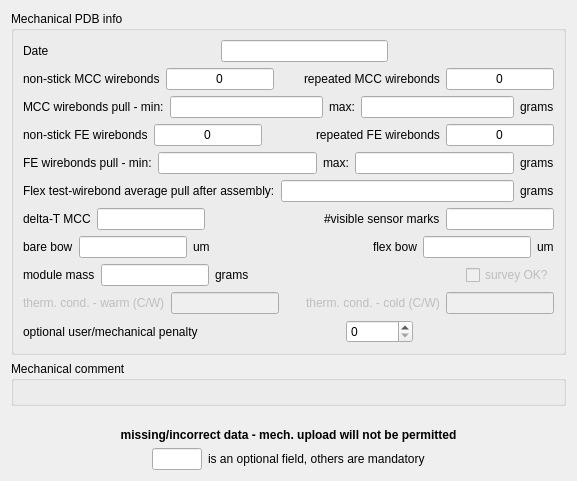
       <widget class="QWidget" name="TabPage" >
        <attribute name="title" >
         <string>Mechanical</string>
        </attribute>
        <layout class="QVBoxLayout" >
         <item>
          <layout class="QVBoxLayout" >
           <item>
            <widget class="Q3GroupBox" name="mechPDB" >
             <property name="title" >
              <string>Mechanical PDB info</string>
             </property>
             <layout class="QVBoxLayout" >
              <item>
               <layout class="QVBoxLayout" >
                <item>
                 <layout class="QHBoxLayout" >
                  <item>
                   <widget class="QLabel" name="textLabel1_3" >
                    <property name="text" >
                     <string>Date</string>
                    </property>
                    <property name="wordWrap" >
                     <bool>false</bool>
                    </property>
                   </widget>
                  </item>
                  <item>
                   <spacer name="spacer23" >
                    <property name="orientation" >
                     <enum>Qt::Horizontal</enum>
                    </property>
                    <property name="sizeType" >
                     <enum>QSizePolicy::Expanding</enum>
                    </property>
                    <property name="sizeHint" stdset="0" >
                     <size>
                      <width>101</width>
                      <height>21</height>
                     </size>
                    </property>
                   </spacer>
                  </item>
                  <item>
                   <widget class="QLineEdit" name="mechDate" >
                    <property name="text" >
                     <string/>
                    </property>
                    <property name="maxLength" >
                     <number>12</number>
                    </property>
                    <property name="alignment" >
                     <set>Qt::AlignHCenter</set>
                    </property>
                   </widget>
                  </item>
                  <item>
                   <spacer name="spacer24" >
                    <property name="orientation" >
                     <enum>Qt::Horizontal</enum>
                    </property>
                    <property name="sizeType" >
                     <enum>QSizePolicy::Expanding</enum>
                    </property>
                    <property name="sizeHint" stdset="0" >
                     <size>
                      <width>81</width>
                      <height>21</height>
                     </size>
                    </property>
                   </spacer>
                  </item>
                 </layout>
                </item>
                <item>
                 <layout class="QHBoxLayout" >
                  <item>
                   <layout class="QHBoxLayout" >
                    <item>
                     <widget class="QLabel" name="nonstMCCLabel" >
                      <property name="text" >
                       <string>non-stick MCC wirebonds</string>
                      </property>
                      <property name="wordWrap" >
                       <bool>false</bool>
                      </property>
                     </widget>
                    </item>
                    <item>
                     <widget class="QLineEdit" name="nonstMCCWire" >
                      <property name="text" >
                       <string>0</string>
                      </property>
                      <property name="maxLength" >
                       <number>12</number>
                      </property>
                      <property name="alignment" >
                       <set>Qt::AlignHCenter</set>
                      </property>
                     </widget>
                    </item>
                   </layout>
                  </item>
                  <item>
                   <spacer name="spacer22" >
                    <property name="orientation" >
                     <enum>Qt::Horizontal</enum>
                    </property>
                    <property name="sizeType" >
                     <enum>QSizePolicy::Expanding</enum>
                    </property>
                    <property name="sizeHint" stdset="0" >
                     <size>
                      <width>21</width>
                      <height>20</height>
                     </size>
                    </property>
                   </spacer>
                  </item>
                  <item>
                   <layout class="QHBoxLayout" >
                    <item>
                     <widget class="QLabel" name="repMCCLabel" >
                      <property name="text" >
                       <string>repeated MCC wirebonds</string>
                      </property>
                      <property name="wordWrap" >
                       <bool>false</bool>
                      </property>
                     </widget>
                    </item>
                    <item>
                     <widget class="QLineEdit" name="repMCCWire" >
                      <property name="text" >
                       <string>0</string>
                      </property>
                      <property name="maxLength" >
                       <number>12</number>
                      </property>
                      <property name="alignment" >
                       <set>Qt::AlignHCenter</set>
                      </property>
                     </widget>
                    </item>
                   </layout>
                  </item>
                 </layout>
                </item>
                <item>
                 <layout class="QHBoxLayout" >
                  <item>
                   <widget class="QLabel" name="pMCCminLabel" >
                    <property name="text" >
                     <string>MCC wirebonds pull - min:</string>
                    </property>
                    <property name="wordWrap" >
                     <bool>false</bool>
                    </property>
                   </widget>
                  </item>
                  <item>
                   <widget class="QLineEdit" name="pullMCCmin" >
                    <property name="text" >
                     <string/>
                    </property>
                    <property name="maxLength" >
                     <number>12</number>
                    </property>
                    <property name="alignment" >
                     <set>Qt::AlignHCenter</set>
                    </property>
                   </widget>
                  </item>
                  <item>
                   <widget class="QLabel" name="pMCCmaxLabel" >
                    <property name="text" >
                     <string>max:</string>
                    </property>
                    <property name="wordWrap" >
                     <bool>false</bool>
                    </property>
                   </widget>
                  </item>
                  <item>
                   <widget class="QLineEdit" name="pullMCCmax" >
                    <property name="text" >
                     <string/>
                    </property>
                    <property name="maxLength" >
                     <number>12</number>
                    </property>
                    <property name="alignment" >
                     <set>Qt::AlignHCenter</set>
                    </property>
                   </widget>
                  </item>
                  <item>
                   <widget class="QLabel" name="pMCCunit" >
                    <property name="text" >
                     <string>grams</string>
                    </property>
                    <property name="wordWrap" >
                     <bool>false</bool>
                    </property>
                   </widget>
                  </item>
                 </layout>
                </item>
                <item>
                 <layout class="QHBoxLayout" >
                  <item>
                   <layout class="QHBoxLayout" >
                    <item>
                     <widget class="QLabel" name="nstFELabel" >
                      <property name="text" >
                       <string>non-stick FE wirebonds</string>
                      </property>
                      <property name="wordWrap" >
                       <bool>false</bool>
                      </property>
                     </widget>
                    </item>
                    <item>
                     <widget class="QLineEdit" name="nonstFEWire" >
                      <property name="text" >
                       <string>0</string>
                      </property>
                      <property name="maxLength" >
                       <number>12</number>
                      </property>
                      <property name="alignment" >
                       <set>Qt::AlignHCenter</set>
                      </property>
                     </widget>
                    </item>
                   </layout>
                  </item>
                  <item>
                   <spacer name="spacer25" >
                    <property name="orientation" >
                     <enum>Qt::Horizontal</enum>
                    </property>
                    <property name="sizeType" >
                     <enum>QSizePolicy::Expanding</enum>
                    </property>
                    <property name="sizeHint" stdset="0" >
                     <size>
                      <width>21</width>
                      <height>21</height>
                     </size>
                    </property>
                   </spacer>
                  </item>
                  <item>
                   <layout class="QHBoxLayout" >
                    <item>
                     <widget class="QLabel" name="repFELabel" >
                      <property name="text" >
                       <string>repeated FE wirebonds</string>
                      </property>
                      <property name="wordWrap" >
                       <bool>false</bool>
                      </property>
                     </widget>
                    </item>
                    <item>
                     <widget class="QLineEdit" name="repFEWire" >
                      <property name="text" >
                       <string>0</string>
                      </property>
                      <property name="maxLength" >
                       <number>12</number>
                      </property>
                      <property name="alignment" >
                       <set>Qt::AlignHCenter</set>
                      </property>
                     </widget>
                    </item>
                   </layout>
                  </item>
                 </layout>
                </item>
                <item>
                 <layout class="QHBoxLayout" >
                  <item>
                   <widget class="QLabel" name="pFEminLabel" >
                    <property name="text" >
                     <string>FE wirebonds pull - min:</string>
                    </property>
                    <property name="wordWrap" >
                     <bool>false</bool>
                    </property>
                   </widget>
                  </item>
                  <item>
                   <widget class="QLineEdit" name="pullFEmin" >
                    <property name="text" >
                     <string/>
                    </property>
                    <property name="maxLength" >
                     <number>12</number>
                    </property>
                    <property name="alignment" >
                     <set>Qt::AlignHCenter</set>
                    </property>
                   </widget>
                  </item>
                  <item>
                   <widget class="QLabel" name="pFEmaxLabel" >
                    <property name="text" >
                     <string>max:</string>
                    </property>
                    <property name="wordWrap" >
                     <bool>false</bool>
                    </property>
                   </widget>
                  </item>
                  <item>
                   <widget class="QLineEdit" name="pullFEmax" >
                    <property name="text" >
                     <string/>
                    </property>
                    <property name="maxLength" >
                     <number>12</number>
                    </property>
                    <property name="alignment" >
                     <set>Qt::AlignHCenter</set>
                    </property>
                   </widget>
                  </item>
                  <item>
                   <widget class="QLabel" name="pFEunit" >
                    <property name="text" >
                     <string>grams</string>
                    </property>
                    <property name="wordWrap" >
                     <bool>false</bool>
                    </property>
                   </widget>
                  </item>
                 </layout>
                </item>
                <item>
                 <layout class="QHBoxLayout" >
                  <item>
                   <widget class="QLabel" name="avgPullLbael" >
                    <property name="text" >
                     <string>Flex test-wirebond average pull after assembly:</string>
                    </property>
                    <property name="wordWrap" >
                     <bool>false</bool>
                    </property>
                   </widget>
                  </item>
                  <item>
                   <widget class="QLineEdit" name="pullASSY" >
                    <property name="text" >
                     <string/>
                    </property>
                    <property name="maxLength" >
                     <number>12</number>
                    </property>
                    <property name="alignment" >
                     <set>Qt::AlignHCenter</set>
                    </property>
                   </widget>
                  </item>
                  <item>
                   <widget class="QLabel" name="avgPullUnit" >
                    <property name="text" >
                     <string>grams</string>
                    </property>
                    <property name="wordWrap" >
                     <bool>false</bool>
                    </property>
                   </widget>
                  </item>
                 </layout>
                </item>
                <item>
                 <layout class="QHBoxLayout" >
                  <item>
                   <layout class="QHBoxLayout" >
                    <item>
                     <widget class="QLabel" name="dTMCCLabel" >
                      <property name="text" >
                       <string>delta-T MCC</string>
                      </property>
                      <property name="wordWrap" >
                       <bool>false</bool>
                      </property>
                     </widget>
                    </item>
                    <item>
                     <widget class="QLineEdit" name="deltaTMCC" >
                      <property name="text" >
                       <string/>
                      </property>
                      <property name="maxLength" >
                       <number>12</number>
                      </property>
                      <property name="alignment" >
                       <set>Qt::AlignHCenter</set>
                      </property>
                     </widget>
                    </item>
                   </layout>
                  </item>
                  <item>
                   <spacer name="spacer22_2" >
                    <property name="orientation" >
                     <enum>Qt::Horizontal</enum>
                    </property>
                    <property name="sizeType" >
                     <enum>QSizePolicy::Expanding</enum>
                    </property>
                    <property name="sizeHint" stdset="0" >
                     <size>
                      <width>21</width>
                      <height>20</height>
                     </size>
                    </property>
                   </spacer>
                  </item>
                  <item>
                   <layout class="QHBoxLayout" >
                    <item>
                     <widget class="QLabel" name="marksLabel" >
                      <property name="text" >
                       <string>#visible sensor marks</string>
                      </property>
                      <property name="wordWrap" >
                       <bool>false</bool>
                      </property>
                     </widget>
                    </item>
                    <item>
                     <widget class="QLineEdit" name="numMarks" >
                      <property name="text" >
                       <string/>
                      </property>
                      <property name="maxLength" >
                       <number>12</number>
                      </property>
                      <property name="alignment" >
                       <set>Qt::AlignHCenter</set>
                      </property>
                     </widget>
                    </item>
                   </layout>
                  </item>
                 </layout>
                </item>
                <item>
                 <layout class="QHBoxLayout" >
                  <item>
                   <layout class="QHBoxLayout" >
                    <item>
                     <widget class="QLabel" name="bbowLabel" >
                      <property name="text" >
                       <string>bare bow</string>
                      </property>
                      <property name="wordWrap" >
                       <bool>false</bool>
                      </property>
                     </widget>
                    </item>
                    <item>
                     <widget class="QLineEdit" name="bareBow" >
                      <property name="text" >
                       <string/>
                      </property>
                      <property name="maxLength" >
                       <number>12</number>
                      </property>
                      <property name="alignment" >
                       <set>Qt::AlignHCenter</set>
                      </property>
                     </widget>
                    </item>
                    <item>
                     <widget class="QLabel" name="textLabel1_7" >
                      <property name="text" >
                       <string>um</string>
                      </property>
                      <property name="wordWrap" >
                       <bool>false</bool>
                      </property>
                     </widget>
                    </item>
                   </layout>
                  </item>
                  <item>
                   <spacer name="spacer22_3" >
                    <property name="orientation" >
                     <enum>Qt::Horizontal</enum>
                    </property>
                    <property name="sizeType" >
                     <enum>QSizePolicy::Expanding</enum>
                    </property>
                    <property name="sizeHint" stdset="0" >
                     <size>
                      <width>61</width>
                      <height>20</height>
                     </size>
                    </property>
                   </spacer>
                  </item>
                  <item>
                   <layout class="QHBoxLayout" >
                    <item>
                     <widget class="QLabel" name="fbowLabel" >
                      <property name="text" >
                       <string>flex bow</string>
                      </property>
                      <property name="wordWrap" >
                       <bool>false</bool>
                      </property>
                     </widget>
                    </item>
                    <item>
                     <widget class="QLineEdit" name="flexBow" >
                      <property name="text" >
                       <string/>
                      </property>
                      <property name="maxLength" >
                       <number>12</number>
                      </property>
                      <property name="alignment" >
                       <set>Qt::AlignHCenter</set>
                      </property>
                     </widget>
                    </item>
                    <item>
                     <widget class="QLabel" name="textLabel1_7_2" >
                      <property name="text" >
                       <string>um</string>
                      </property>
                      <property name="wordWrap" >
                       <bool>false</bool>
                      </property>
                     </widget>
                    </item>
                   </layout>
                  </item>
                 </layout>
                </item>
                <item>
                 <layout class="QHBoxLayout" >
                  <item>
                   <layout class="QHBoxLayout" >
                    <item>
                     <widget class="QLabel" name="massLabel" >
                      <property name="text" >
                       <string>module mass</string>
                      </property>
                      <property name="wordWrap" >
                       <bool>false</bool>
                      </property>
                     </widget>
                    </item>
                    <item>
                     <widget class="QLineEdit" name="moduleMass" >
                      <property name="text" >
                       <string/>
                      </property>
                      <property name="maxLength" >
                       <number>12</number>
                      </property>
                      <property name="alignment" >
                       <set>Qt::AlignHCenter</set>
                      </property>
                     </widget>
                    </item>
                    <item>
                     <widget class="QLabel" name="massUnit" >
                      <property name="text" >
                       <string>grams</string>
                      </property>
                      <property name="wordWrap" >
                       <bool>false</bool>
                      </property>
                     </widget>
                    </item>
                   </layout>
                  </item>
                  <item>
                   <spacer name="spacer22_4" >
                    <property name="orientation" >
                     <enum>Qt::Horizontal</enum>
                    </property>
                    <property name="sizeType" >
                     <enum>QSizePolicy::Expanding</enum>
                    </property>
                    <property name="sizeHint" stdset="0" >
                     <size>
                      <width>16</width>
                      <height>20</height>
                     </size>
                    </property>
                   </spacer>
                  </item>
                  <item>
                   <widget class="QCheckBox" name="surveyBox" >
                    <property name="enabled" >
                     <bool>false</bool>
                    </property>
                    <property name="text" >
                     <string>survey OK?</string>
                    </property>
                   </widget>
                  </item>
                 </layout>
                </item>
                <item>
                 <layout class="QHBoxLayout" >
                  <item>
                   <layout class="QHBoxLayout" >
                    <item>
                     <widget class="QLabel" name="tcwLabel" >
                      <property name="enabled" >
                       <bool>false</bool>
                      </property>
                      <property name="text" >
                       <string>therm. cond. - warm (C/W)</string>
                      </property>
                      <property name="wordWrap" >
                       <bool>false</bool>
                      </property>
                     </widget>
                    </item>
                    <item>
                     <widget class="QLineEdit" name="thermCondWarm" >
                      <property name="enabled" >
                       <bool>false</bool>
                      </property>
                      <property name="text" >
                       <string/>
                      </property>
                      <property name="maxLength" >
                       <number>12</number>
                      </property>
                      <property name="alignment" >
                       <set>Qt::AlignHCenter</set>
                      </property>
                     </widget>
                    </item>
                   </layout>
                  </item>
                  <item>
                   <spacer name="spacer22_5" >
                    <property name="orientation" >
                     <enum>Qt::Horizontal</enum>
                    </property>
                    <property name="sizeType" >
                     <enum>QSizePolicy::Expanding</enum>
                    </property>
                    <property name="sizeHint" stdset="0" >
                     <size>
                      <width>21</width>
                      <height>20</height>
                     </size>
                    </property>
                   </spacer>
                  </item>
                  <item>
                   <layout class="QHBoxLayout" >
                    <item>
                     <widget class="QLabel" name="tccLabel" >
                      <property name="enabled" >
                       <bool>false</bool>
                      </property>
                      <property name="text" >
                       <string>therm. cond. - cold (C/W)</string>
                      </property>
                      <property name="wordWrap" >
                       <bool>false</bool>
                      </property>
                     </widget>
                    </item>
                    <item>
                     <widget class="QLineEdit" name="thermCondCold" >
                      <property name="enabled" >
                       <bool>false</bool>
                      </property>
                      <property name="text" >
                       <string/>
                      </property>
                      <property name="maxLength" >
                       <number>12</number>
                      </property>
                      <property name="alignment" >
                       <set>Qt::AlignHCenter</set>
                      </property>
                     </widget>
                    </item>
                   </layout>
                  </item>
                 </layout>
                </item>
                <item>
                 <layout class="QHBoxLayout" >
                  <item>
                   <widget class="QLabel" name="textLabel3" >
                    <property name="text" >
                     <string>optional user/mechanical penalty</string>
                    </property>
                    <property name="wordWrap" >
                     <bool>false</bool>
                    </property>
                   </widget>
                  </item>
                  <item>
                   <spacer name="spacer30" >
                    <property name="orientation" >
                     <enum>Qt::Horizontal</enum>
                    </property>
                    <property name="sizeType" >
                     <enum>QSizePolicy::Expanding</enum>
                    </property>
                    <property name="sizeHint" stdset="0" >
                     <size>
                      <width>51</width>
                      <height>20</height>
                     </size>
                    </property>
                   </spacer>
                  </item>
                  <item>
                   <widget class="QSpinBox" name="userPenalty" >
                    <property name="maximum" >
                     <number>9999999</number>
                    </property>
                   </widget>
                  </item>
                  <item>
                   <spacer name="spacer29" >
                    <property name="orientation" >
                     <enum>Qt::Horizontal</enum>
                    </property>
                    <property name="sizeType" >
                     <enum>QSizePolicy::Expanding</enum>
                    </property>
                    <property name="sizeHint" stdset="0" >
                     <size>
                      <width>51</width>
                      <height>20</height>
                     </size>
                    </property>
                   </spacer>
                  </item>
                 </layout>
                </item>
               </layout>
              </item>
             </layout>
            </widget>
           </item>
           <item>
            <widget class="Q3GroupBox" name="GroupBox10_2" >
             <property name="title" >
              <string>Mechanical comment</string>
             </property>
             <layout class="QHBoxLayout" >
              <property name="spacing" >
               <number>6</number>
              </property>
              <property name="margin" >
               <number>11</number>
              </property>
              <item>
               <widget class="Q3MultiLineEdit" native="1" name="mechComment" >
                <property name="wrapColumnOrWidth" stdset="0" >
                 <number>102</number>
                </property>
                <property name="readOnly" stdset="0" >
                 <bool>false</bool>
                </property>
               </widget>
              </item>
             </layout>
            </widget>
           </item>
           <item>
            <spacer name="spacer15" >
             <property name="orientation" >
              <enum>Qt::Vertical</enum>
             </property>
             <property name="sizeType" >
              <enum>QSizePolicy::Expanding</enum>
             </property>
             <property name="sizeHint" stdset="0" >
              <size>
               <width>21</width>
               <height>16</height>
              </size>
             </property>
            </spacer>
           </item>
           <item>
            <widget class="QLabel" name="mechStatus" >
             <property name="font" >
              <font>
               <weight>75</weight>
               <bold>true</bold>
              </font>
             </property>
             <property name="text" >
              <string>missing/incorrect data - mech. upload will not be permitted</string>
             </property>
             <property name="alignment" >
              <set>Qt::AlignCenter</set>
             </property>
             <property name="wordWrap" >
              <bool>false</bool>
             </property>
            </widget>
           </item>
           <item>
            <layout class="QHBoxLayout" >
             <item>
              <spacer name="spacer30_2" >
               <property name="orientation" >
                <enum>Qt::Horizontal</enum>
               </property>
               <property name="sizeType" >
                <enum>QSizePolicy::Expanding</enum>
               </property>
               <property name="sizeHint" stdset="0" >
                <size>
                 <width>61</width>
                 <height>21</height>
                </size>
               </property>
              </spacer>
             </item>
             <item>
              <layout class="QHBoxLayout" >
               <item>
                <widget class="QLineEdit" name="bareBow_2" >
                 <property name="maximumSize" >
                  <size>
                   <width>50</width>
                   <height>32767</height>
                  </size>
                 </property>
                 <property name="text" >
                  <string/>
                 </property>
                 <property name="maxLength" >
                  <number>12</number>
                 </property>
                 <property name="alignment" >
                  <set>Qt::AlignHCenter</set>
                 </property>
                </widget>
               </item>
               <item>
                <widget class="QLabel" name="textLabel1_8" >
                 <property name="text" >
                  <string>is an optional field, others are mandatory</string>
                 </property>
                 <property name="wordWrap" >
                  <bool>false</bool>
                 </property>
                </widget>
               </item>
              </layout>
             </item>
             <item>
              <spacer name="spacer31" >
               <property name="orientation" >
                <enum>Qt::Horizontal</enum>
               </property>
               <property name="sizeType" >
                <enum>QSizePolicy::Expanding</enum>
               </property>
               <property name="sizeHint" stdset="0" >
                <size>
                 <width>71</width>
                 <height>21</height>
                </size>
               </property>
              </spacer>
             </item>
            </layout>
           </item>
          </layout>
         </item>
        </layout>
       </widget>
